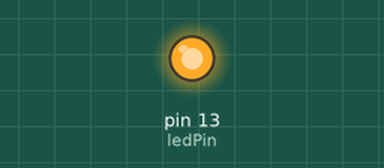
Simulated run of this sketch. Board: Arduino Uno, built with avr-gcc and run on an emulated ATmega328P. Parts: output pins drawn as LEDs (lit = HIGH). What the sketch prints to the serial monitor is not drawn.

Above: at 1.1 s.
At 7.5 s:
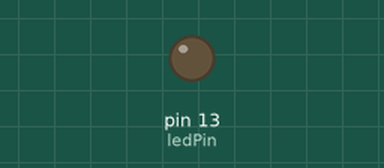
Timing chart, 0 to 11.1 s (numbered marks = the images above):
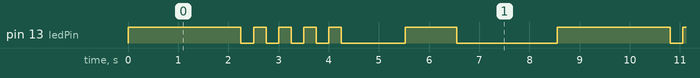

Measured:
- by itself, pin 13 (ledPin): repeats every 8.6 s: 4 × (LOW 0.25 s, HIGH 0.25 s), LOW 1.3 s, HIGH 1.0 s, LOW 2.0 s, HIGH 2.3 s
- by itself, everything shown: repeats every 8.6 s, in 12 steps

The sketch:

0sx_labo_01.ino
```cpp
// Définition de la broche de la DEL
const int ledPin = 13;

// Définition du numéro d'étudiant
const long studentID = 2384980;

// Variables pour gérer l'état de l'application
int appState = 0; // 0 = allumé, 1 = clignotement, 2 = variation d'intensité, 3 = éteint

void setup() {
  pinMode(ledPin, OUTPUT);
  Serial.begin(9600); // Initialisation de la communication série pour envoyer les messages
}

void loop() {
  switch (appState) {
    case 0:
      stateOn();
      break;
    case 1:
      stateBlink();
      break;
    case 2:
      stateBrightness();
      break;
    case 3:
      stateOff();
      break;
  }
}

void stateOn() {
  // Allumer la DEL pendant 2 secondes
  digitalWrite(ledPin, HIGH);
  Serial.print("Allumé – ");
  Serial.println(studentID);
  delay(2000);
  appState = 1; // Passer à l'état suivant
}

void stateBlink() {
  // Calcul du nombre de clignotements basé sur l'avant-dernier chiffre de mon numéro d'étudiant
  int secondToLastDigit = (studentID / 10) % 10;
  int blinkCount = (secondToLastDigit == 0) ? 10 : (ceil(secondToLastDigit / 2.0) + 1);

  Serial.print("Clignotement – ");
  Serial.println(studentID);

  for (int i = 0; i < blinkCount; i++) {
    digitalWrite(ledPin, HIGH); // Allumer la DEL
    delay(250);
    digitalWrite(ledPin, LOW); // Éteindre la DEL
    delay(250);
  }

  appState = 2; // Passer à l'état suivant
}

void stateBrightness() {
  // Calcul de la variation d'intensité selon le dernier chiffre du numéro d'étudiant
  int lastDigit = studentID % 10;

  Serial.print("Variation – ");
  Serial.println(studentID);

  if (lastDigit % 2 == 0) {
    for (int i = 0; i <= 255; i++) {
      analogWrite(ledPin, i);
      delay(2048 / 255);
    }
  } else {
    for (int i = 255; i >= 0; i--) {
      analogWrite(ledPin, i);
      delay(2048 / 255);
    }
  }

  appState = 3; // Passer à l'état suivant
}

void stateOff() {
  // Éteindre la DEL pendant 2 secondes
  digitalWrite(ledPin, LOW);
  Serial.print("Éteint – ");
  Serial.println(studentID);
  delay(2000);
  appState = 0; // Retour à l'état initial
}
```
